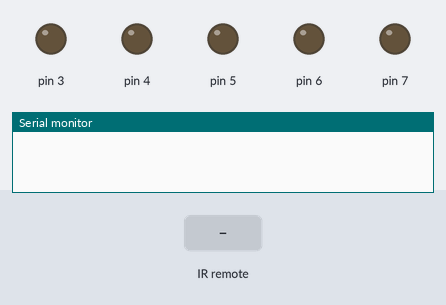
Simulated run of this sketch. Board: Arduino Uno, built with avr-gcc and run on an emulated ATmega328P. Parts: output pins drawn as LEDs (lit = HIGH), the last lines printed to the serial monitor. The test bench sets the inputs (shaded band).

Above: at 1.2 s.
1.3 s: infrared code 0xFD08F7 received
At 2.2 s:
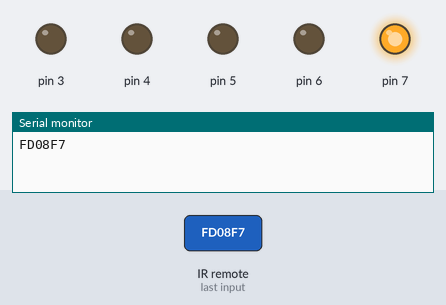
2.8 s: infrared code 0xFD8877 received
At 3.3 s:
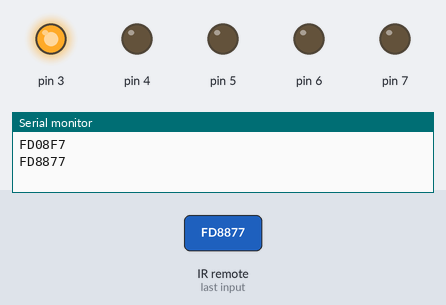
4.3 s: infrared code 0xFD48B7 received
At 5.5 s:
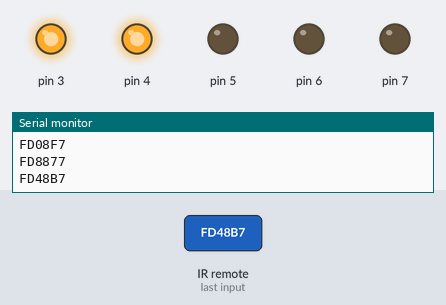
5.8 s: infrared code 0xFD08F7 received
At 6.8 s:
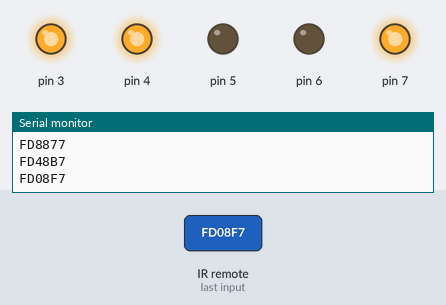
Timing chart, 0 to 8.3 s (numbered marks = the images above; inputs shaded):
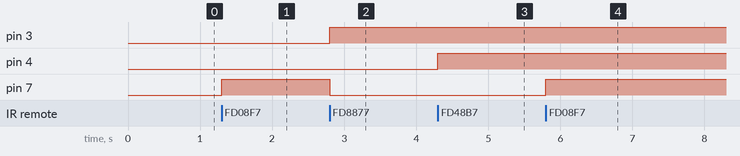

The sketch:

IR_Remote_Control.ino
```cpp
#include <IRremote.h>

int RECV_PIN =2;
IRrecv irrecv(RECV_PIN);
decode_results results;

void setup()
{
  Serial.begin(9600);
  irrecv.enableIRIn(); // Start the receiver
  	pinMode(7,OUTPUT);
   	pinMode(6,OUTPUT);
   	pinMode(5,OUTPUT);
  pinMode(4,OUTPUT);
  pinMode(3,OUTPUT);

}

void loop()
{
  if (irrecv.decode(&results))
    {
     Serial.println(results.value, HEX);
     irrecv.resume(); // Receive the next value

    if(results.value==0xFD08F7){
    digitalWrite(7,HIGH);
    digitalWrite(6,LOW);
      digitalWrite(5,LOW);

    }
    else if(results.value==0xFD8877){digitalWrite(7,LOW);
                                    digitalWrite(3,HIGH);
                                    digitalWrite(5,LOW);}
    else if(results.value==0xFD48B7){digitalWrite(7,LOW);
                                    digitalWrite(6,LOW);
                                    digitalWrite(4,HIGH);}
  else{
    digitalWrite(7,LOW);
    digitalWrite(6,LOW);
   	digitalWrite(5,LOW);

  }
  }
}
```

Measured:
- after the input at 1.3 s, pin 7: LOW → HIGH at once
- after the input at 2.8 s, pin 3: LOW → HIGH at once; pin 7: HIGH → LOW at once
- after the input at 4.3 s, pin 4: LOW → HIGH at once
- after the input at 5.8 s, pin 7: LOW → HIGH at once
